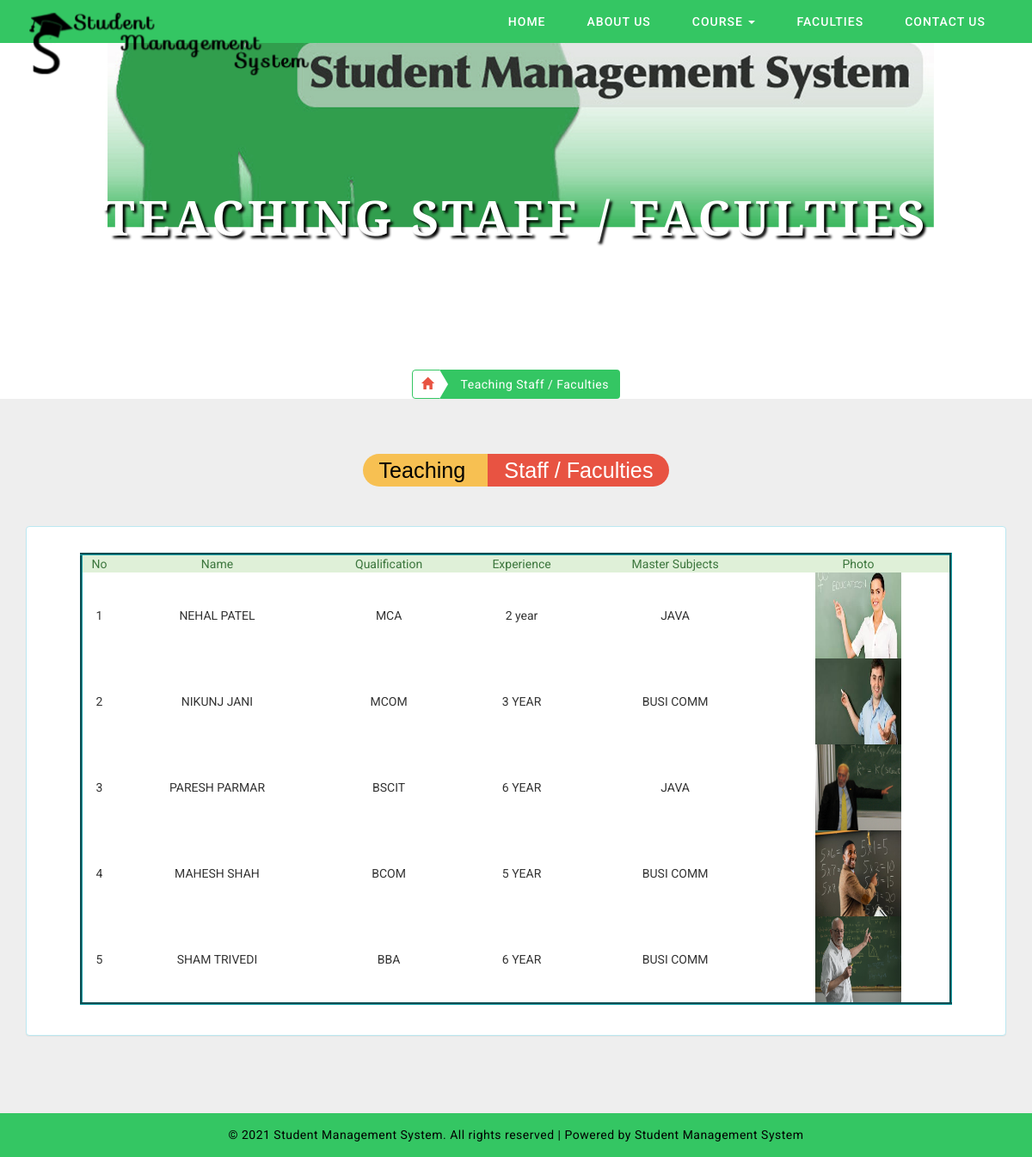
The app's page /faculties.php with its own data.
### tables this page shows
CREATE TABLE IF NOT EXISTS `faculties` (
  `fid` int(11) NOT NULL AUTO_INCREMENT,
  `name` varchar(30) NOT NULL,
  `mobile` varchar(14) NOT NULL,
  `emailid` varchar(35) NOT NULL,
  `qualification` varchar(20) NOT NULL,
  `experience` varchar(30) NOT NULL,
  `master_sub` varchar(50) NOT NULL,
  `f_photo` varchar(100) NOT NULL,
  PRIMARY KEY (`fid`)
);

### faculties.php (the view, shortened to what this page needs)
<!DOCTYPE html>
<html lang="zxx">
<head>
    <link href="css/bootstrap.css" type="text/css" rel="stylesheet" media="all">
    <link href="css/shop.css" type="text/css" rel="stylesheet" media="all">
    <link href="css/style.css" type="text/css" rel="stylesheet" media="all">
    <link href="css/font-awesome.css" rel="stylesheet">
<link rel="stylesheet" href="css_zoom/dg-picture-zoom.css" />
</head>
<body id="page-top" data-spy="scroll" data-target=".navbar-fixed-top">
    <div id="home">
        <nav class="navbar navbar-default navbar-fixed-top">
            <div class="main-nav">
                <div class="container">
                    <div class="navbar-header page-scroll">
                        <?php  include("logo.php");?>
                    </div>
                    <?php include("menu.php");?>
                    <div class="clearfix"></div>
                </div>
            </div>
        </nav>
        <div class="banner-bg-inner">
            <div class="banner-text-inner">
                <div class="container">
                    <h2 class="title-inner">
                        Teaching Staff / Faculties
                    </h2>
                </div>
            </div>
        </div>
        <div class="crumbs text-center">
            <div class="container">
                <div class="row">
                    <ul class="btn-group btn-breadcrumb bc-list">
                        <li class="btn btn1">
                            <a href="index.php">
                                <i class="glyphicon glyphicon-home"></i>
                            </a>
                        </li>
                        <li class="btn btn2">
                            <a href="#">Teaching Staff / Faculties</a>
                        </li>
                    </ul>
                </div>
            </div>
        </div>
        <div class="login-form section text-center">
            <div class="container">
                <h4 class="rad-txt">
                    <span class="abtxt1">Teaching </span>
                    <span class="abtext">Staff / Faculties</span>
                </h4>
                <div id="loginbox" style="margin-top:30px;" class="mainbox  loginbox">
                    <div class="panel panel-info">
                      <div style="padding-top:30px" class="panel-body">
                            <table width="95%" height="250" align="center" style="border-style:groove; border-color:#169DA5">
                              <tr>
                                <td class="alert-success">No</td>
                                <td class="alert-success">Name</td>
                                <td class="alert-success">Qualification</td>
                                <td class="alert-success">Experience</td>
                                <td class="alert-success">Master Subjects</td>
                                <td class="alert-success">Photo</td>
                              </tr>
                           <?php
						   $no=1;
						   include("connect.php");
						   $q=mysqli_query($con,"select * from faculties")or die ("QF");
						   while($data=mysqli_fetch_array($q))
						   {
						   ?>
						      <tr>
                                <td><?php echo $no;?></td>
                                <td><?php echo $data['name'];?></td>
                                <td><?php echo $data['qualification'];?></td>
                                <td><?php echo $data['experience'];?></td>
                                <td><?php echo $data['master_sub'];?></td>
                                <td><img src="admin/faculties_photos/<?php echo $data['f_photo'];?>?url=admin/faculties_photos/<?php echo $data['f_photo'];?>" height="100" width="100"class="dg-picture-zoom"></td>
                              </tr>
							<?php $no++;} ?>
                        </table>
                      </div>
                    </div>
                </div>
            </div>
        </div>
    </div>
    <?php include("footer.php");?>
</body>
</html>

### logo.php
<h1>
                            <a class="navbar-brand" href="index.php"><img src="images/logo.png" width="331" height="74" /></a>
                        </h1>

### menu.php (shortened to what this page needs)
<div class="collapse navbar-collapse navbar-ex1-collapse nav-right">
                        <ul class="nav navbar-nav navbar-left cl-effect-15">
                            <li>
									<a href="index.php">Home</a>
                            </li>
                            <li>
                                <a href="about.php">about us</a>
                            </li>
                            <li class="dropdown">
                                <a href="#" class="dropdown-toggle effect-3" data-toggle="dropdown">Course
                                    <b class="caret"></b>
                                </a>
                            </li>
                            <li>
                                <a href="faculties.php">Faculties</a>
                            </li>
                            <li>
                                <a href="contact.php">Contact us</a>
                            </li>
                        </ul>
                    </div>

### footer.php
<div class="cpy-right">
            <p>&copy; 2021 Student Management System. All rights reserved | Powered by
                <a href="#">Student Management System</a>
            </p>
        </div>

### css/shop.css (style rules this page uses)
.btn { display: inline-block; }

### css/style.css (style rules this page uses)
body { margin: 0; font-family: 'Roboto', sans-serif; background: #fff; }
body a { transition: 0.5s all; -webkit-transition: 0.5s all; -moz-transition: 0.5s all; -o-transition: 0.5s all; -ms-transition: 0.5s all; text-decoration: none; outline: none; }
h1, h2, h3, h4, h5, h6 { margin: 0; font-family: 'Merriweather Sans', sans-serif; }
p { margin: 0; color: #777; font-size: 1em; line-height: 1.6; }
ul, label { margin: 0; padding: 0; }
ul { list-style-type: none; }
h1 a.navbar-brand { font-size: 1.2em; letter-spacing: 0.5px; color: #fff !important; padding: 14px 0 0; position: relative; text-transform: capitalize; font-family: 'Fredericka the Great', cursive; }
.nav-right { float: right; }
.navbar { margin-bottom: 0; }
nav.navbar.navbar-default.navbar-fixed-top { background: #34c663; border: none; padding: 0em 0; -webkit-transition: .5s all; -moz-transition: .5s all; transition: .5s all; }
.navbar-nav>li { margin: 0 0.5em 0; }
.navbar-default .navbar-nav>li>a { color: #fff; font-size: 14px; font-weight: 500; text-transform: uppercase; letter-spacing: 1px; -webkit-transition: .5s all; -moz-transition: .5s all; transition: .5s all; text-shadow: none; padding: 15px 17px; }
.banner-bg-inner { background: url(../images/banner.jpg) no-repeat 0 -197px; -webkit-background-size: cover; -moz-background-size: cover; background-size: cover; min-height: 430px; }
.banner-text-inner { text-align: center; padding: 15em 0 0; }
.section { padding: 5em 0; }
h2.title-inner { color: #ffffff; font-size: 4em; letter-spacing: 4px; border-width: 1px 0; line-height: 1.5; text-transform: uppercase; text-shadow: 3px 3px 3px #000; font-weight: 800; }
.rad-txt { color: #000; font-size: 1.8em; text-transform: capitalize; margin-bottom: 2em; }
h4.rad-txt span.abtxt1 { color: #000000; background: #f7c052; padding: 5px 19px; border-radius: 20px 0px 0 20px; }
span.abtext { color: #ffffff; background: #e85342; padding: 5px 19px; border-radius: 0 20px 20px 0; }
.cpy-right { padding: 1em; background: #34c663; text-align: center; }
.cpy-right p { color: #000; letter-spacing: 0.5px; }
.cpy-right p a { color: #000; }
li.btn.btn2 { background: #34c663; }
.btn-breadcrumb .btn { padding: 6px 12px 6px 24px; }
.btn-breadcrumb .btn:first-child { padding: 6px 6px 6px 10px; border: 1px solid #34c663; }
ul.bc-list li a { color: #fff; text-transform: capitalize; font-size: 1em; letter-spacing: 0.5px; }
ul.btn-group.btn-breadcrumb i { color: #e85342; }
ul.btn-breadcrumb li { display: inline-block; }
.btn-breadcrumb .btn.btn1:after, .btn-breadcrumb .btn.btn3:after { content: " "; display: block; width: 0; height: 0; border-top: 17px solid transparent; border-bottom: 17px solid transparent; border-left: 10px solid #fff; position: absolute; top: 50%; margin-top: -17px; left: 100%; z-index: 3; }
.btn-breadcrumb .btn.btn2:before { border-left: 10px solid #34c663; }
.btn-breadcrumb .btn:not(:last-child):before { content: " "; display: block; width: 0; height: 0; border-top: 17px solid transparent; border-bottom: 17px solid transparent; border-left: 10px solid rgb(52, 198, 99); position: absolute; top: 50%; margin-top: -17px; margin-left: 0px; left: 100%; z-index: 3; }
.login-form.section.text-center { background: #eee; }
.loginbox { width: 100%; margin: 0 auto; }
.panel-body { padding: 35px; }

### css_zoom/dg-picture-zoom.css (style rules this page uses)
.dg-picture-zoom { cursor : url(http://www.dhtmlgoodies.com/scripts/picture-zoom/cursors/magnify-plus.cur), pointer !important; }

### records on screen
faculties: name "NEHAL PATEL", qualification "MCA", experience "2 year", master_sub "JAVA", f_photo (picture)
faculties: name "NIKUNJ JANI", qualification "MCOM", experience "3 YEAR", master_sub "BUSI COMM", f_photo (picture)
faculties: name "PARESH PARMAR", qualification "BSCIT", experience "6 YEAR", master_sub "JAVA", f_photo (picture)
faculties: name "MAHESH SHAH", qualification "BCOM", experience "5 YEAR", master_sub "BUSI COMM", f_photo (picture)
faculties: name "SHAM TRIVEDI", qualification "BBA", experience "6 YEAR", master_sub "BUSI COMM", f_photo (picture)
